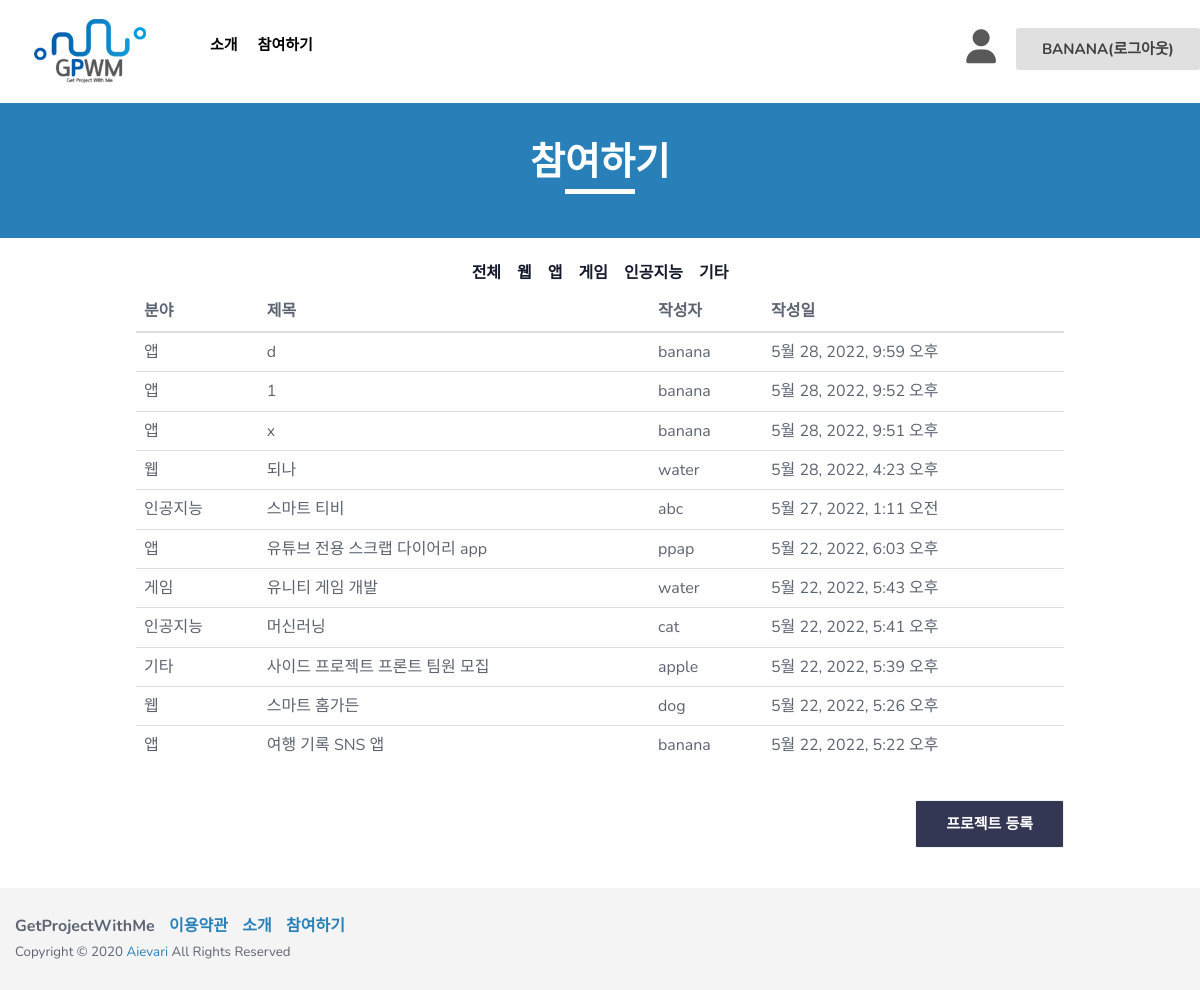
The app's page /board/ (signed in), older data.
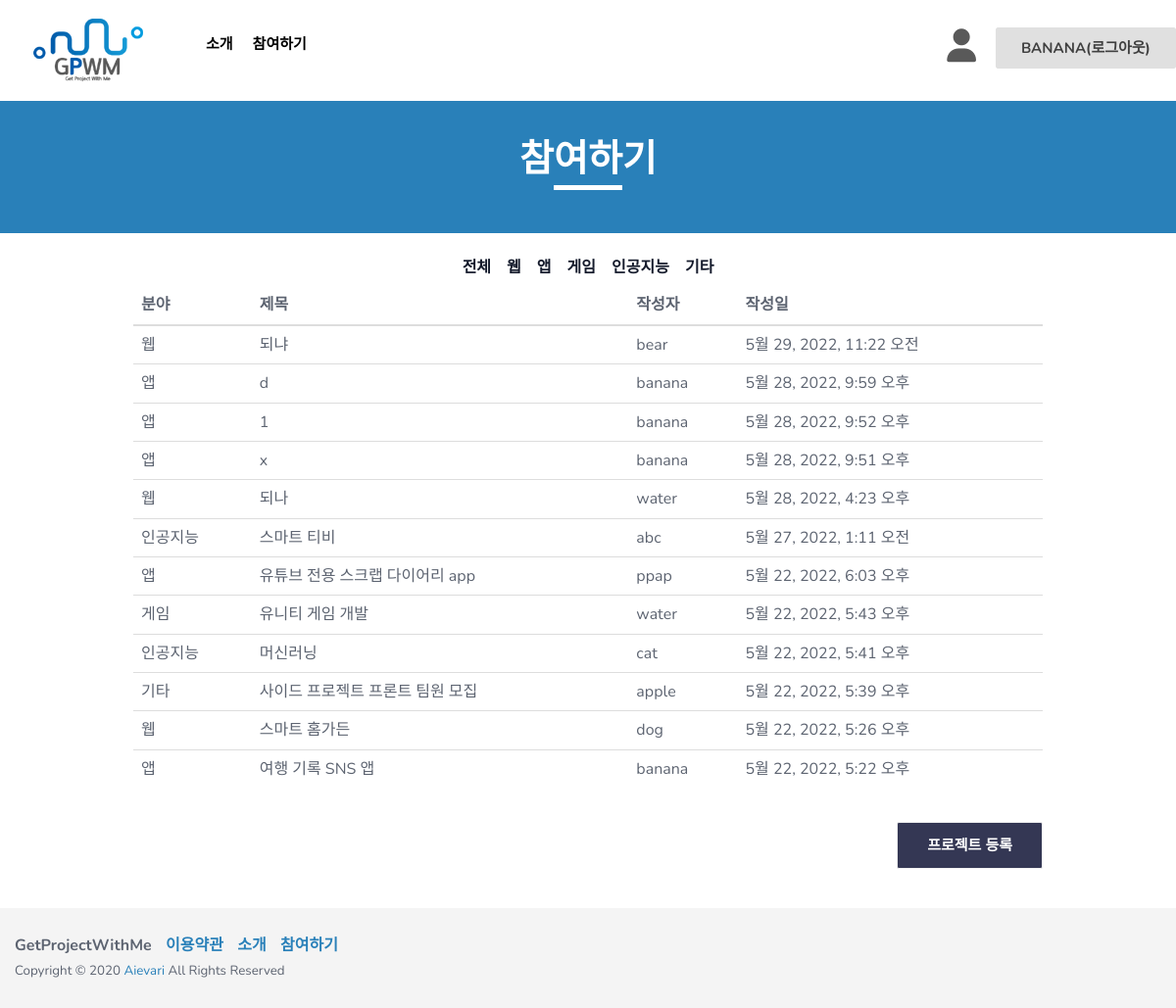
The same page, newer data.
### board/models.py (models this page shows, shortened)
class Writing(models.Model):
    TECHNICAL_CHOICES = {
       ('웹', '웹'),
       ('앱', '앱'),
       ('게임', '게임'),
       ('인공지능', '인공지능'),
       ('기타', '기타')
    }
    TOPIC_CHOICES = {
       ('생활', '생활'),
       ('업무', '업무'),
       ('공공/교통', '공공/교통'),
       ('금융/핀테크', '금융/핀테크'),
       ('의료', '의료'),
       ('교육', '교육'),
       ('유통/쇼핑', '유통/쇼핑'),
       ('엔터테인먼트', '엔터테인먼트'),
       ('기타', '기타')
    }
    IDENTITY_CHOICES = {
       ('학생', '학생'),
       ('취준생', '취준생'),
       ('직장인', '직장인'),
       ('기타','기타')
    }
    author = models.ForeignKey(User, on_delete=models.CASCADE, null=False)  # 유저모델과 연결!
    title = models.CharField(max_length=200, default = '') #프로젝트 개요
    technical_field = models.CharField(max_length=80, choices=TECHNICAL_CHOICES, default = '') #기술분야
    topic_area = models.CharField(max_length=80, choices=TOPIC_CHOICES, default = '')#주제영역
    content = models.TextField('프로젝트 개요서 첨부')  # 프로젝트 개요서 첨부
    team = models.CharField(max_length=30, default = '')#모집인원
    최종학력 = models.CharField(max_length=200, default = '')
    신분 = models.CharField(max_length=200, choices=IDENTITY_CHOICES, default = '')
    like = models.ManyToManyField(User, related_name='likes',blank=True)
    like_count = models.PositiveIntegerField(default=0) #0또는 양수만 받는 필드
    create_date = models.DateTimeField(auto_now_add=True)  # 글이 만들어지면 자동 작성.
    modify_date = models.DateTimeField(null=True, blank=True)  # 수정할 때마다 갱신.(뷰에서 제어)

### board/views.py (the view)
# urls.py: path('', views.list, name='list'),  # list를 보여주는 뷰와 연결한다.
def list(request):
    writing_list = Writing.objects.all()  # 객체들을 다 불러온다.
    writing_list = writing_list.order_by('-create_date')  # 만들어진 시간의 역으로 정렬한다.
    context = {'writing_list':writing_list,  # writing_list라는 키 안에 writing_list를 담는다.
               }
    return render(request, 'list.html', context)

### board/templates/list.html (shortened to what this page needs)
<!DOCTYPE html>
<html class="no-js" lang="en">
  <head>
    <link rel="stylesheet" href="/static/css/bootstrap.min.css" />
    <link rel="stylesheet" href="/static/css/owl.carousel.css" />
    <link rel="stylesheet" href="/static/css/owl.transitions.css" />
    <link rel="stylesheet" href="/static/css/animate.css" />
    <link rel="stylesheet" href="/static/css/meanmenu.min.css" />
    <link rel="stylesheet" href="/static/css/font-awesome.min.css" />
    <link rel="stylesheet" href="/static/css/themify-icons.css" />
    <link rel="stylesheet" href="/static/css/flaticon.css" />
    <link rel="stylesheet" href="/static/css/magnific.min.css" />
    <link rel="stylesheet" href="/static/css/style.css" />
    <link rel="stylesheet" href="/static/css/responsive.css" />
  </head>
  <body>
    <header class="header-one">
      <div id="sticker" class="header-area hidden-xs">
        <div class="container">
          <div class="row">
            <div class="col-md-12 col-sm-12">
              <div class="row">
                <div class="col-md-2 col-sm-3">
                  <div class="logo">
                    <a
                      class="navbar-brand page-scroll white-logo"
                      href="{% url "main" %}"
                    >
                      <img src="/static/img/logo/GPWM_logo.png" alt="" />
                    </a>
                  </div>
                </div>
                <div class="col-md-10 col-sm-9">
                  <div class="header-right-link usericonflex">
                    <div class="usericon">
                      {% if user.is_authenticated %}
                      <a class="pages iconcolor" href="{% url "mypage" %}"><i class="fa-solid fa-user"></i></a>
                      {% else %}
                      <a class="pages iconcolor" href="{% url "login" %}"><i class="fa-solid fa-user"></i></a>
                      {% endif %}
                    </div>
                    <div class="loginm">
                      {% if user.is_authenticated %}
                      <a class="s-menu" href="{% url "logout" %}">{{ user.username }}(로그아웃)</a>
                      {% else %}
                      <a class="s-menu" href="{% url "login" %}">로그인</a>
                      {% endif %}
                    </div>
                  </div>
                  <nav class="navbar navbar-default">
                    <div class="collapse navbar-collapse" id="navbar-example">
                      <div class="main-menu">
                        <ul class="nav navbar-nav navbar-right">
                          <li>
                            <a class="pages" href="{% url "introduce" %}">소개</a>
                          </li>
                          <li>
                            <a href="{% url "list" %}">참여하기</a>
                          </li>
                        </ul>
                      </div>
                    </div>
                  </nav>
                </div>
              </div>
            </div>
          </div>
        </div>
      </div>
    </header>
    <div class="page-area">
      <div class="breadcumb-overlay"></div>
      <div class="container">
        <div class="row">
          <div class="col-md-12 col-sm-12 col-xs-12">
            <div class="breadcrumb text-center">
              <div class="section-headline white-headline">
                <h3>참여하기</h3>
                <hr />
              </div>
            </div>
          </div>
        </div>
      </div>
    </div>
    <div class="page-area">
      <div class="breadcumb-overlay backcolorwhite"></div>
      <div class="container catecenter2">
        <div class="col-md-12 col-sm-12 col-xs-12 catecenter">
          <h6 class="h6mar">전체</h6>
          <h6 class="h6mar">웹</h6>
          <h6 class="h6mar">앱</h6>
          <h6 class="h6mar">게임</h6>
          <h6 class="h6mar">인공지능</h6>
          <h6 class="h6mar">기타</h6>
        </div>
      </div>
    </div>
    {% block content %}
    <div class="container conwidth">
      <div class="row">
        <div class="support-all">
          <table class="table">
              <thead class="thead-dark">
                <tr>
                  <th scope="col">분야</th>
                  <th scope="col">제목</th>
                  <th scope="col">작성자</th>
                  <th scope="col">작성일</th>
                </tr>
              </thead>
              <tbody>
                {% for writing in writing_list %}
                {% if user.is_authenticated %}
                <tr onclick="location.href='/board/posting/{{ writing.id }}/'">
                  <td>{{ writing.technical_field }}</td>
                  <td>{{ writing.title }}</td>
                  <td>{{ writing.author }}</td>
                  <td>{{ writing.create_date }}</td>
                </tr>
                {% endif %}
                {% endfor %}
              </tbody>
          </table>
        </div>
          <div class="col-md-12 col-sm-12 col-xs-12 disf">
            {% if user.is_authenticated %}
            <a id="signup" class="login-btn proenroll" href="{% url 'create' %}">프로젝트 등록</a>
            {% else %}
            <a id="signup" class="login-btn proenroll" href="{% url "login" %}">로그인 후 이용가능</a>
            {% endif %}
          </div>
          {% endblock %}
      </div>
    </div>
    <footer class="footer1">
      <div class="footer-area-bottom">
        <div class="container">
          <div class="row">
            <div class="col-md-6 col-sm-6 col-xs-12">
              <div class="copyright">
                <p class="fontwei">
                  <span>GetProjectWithMe</span>
                  <span><a href="#" class="colorblue">이용약관</a></span>
                  <span
                    ><a href="{% url "introduce" %}" class="colorblue">소개</a></span
                  >
                  <span
                    ><a href="{% url "list" %}" class="colorblue">참여하기</a></span
                  >
                </p>
                <p class="txtsiz">
                  Copyright © 2020
                  <a href="#">Aievari</a> All Rights Reserved
                </p>
              </div>
            </div>
          </div>
        </div>
      </div>
    </footer>
  </body>
</html>

### loginapp/static/css/style.css (style rules this page uses)
html, body { height: 100%; }
img { max-width: 100%; height: auto; }
p { margin: 0 0 9px; color: #5d6471; }
h1, h2, h3, h4, h5, h6 { font-family: "Nunito", sans-serif; margin: 0 0 15px; color: #151b2c; font-weight: 600; }
h3 { font-size: 30px; line-height: 38px; }
h6 { font-size: 16px; line-height: 28px; }
a { transition: all 0.3s ease 0s; text-decoration: none; }
body { background: #fff none repeat scroll 0 0; color: #5d6471; font-family: "Nunito", sans-serif; font-size: 16px; text-align: left; overflow-x: hidden; line-height: 26px; }
ul { list-style: outside none none; margin: 0; padding: 0; }
.navbar-collapse { padding-left: 0px; }
.white-headline h3 { color: #fff; }
.section-headline { padding-bottom: 40px; position: relative; }
.section-headline h3 { font-size: 40px; line-height: 46px; }
.header-one { position: absolute; top: 0; left: 0; width: 100%; height: auto; z-index: 999; }
.header-area { background: transparent; background-color: white; }
.logo { display: block; }
.logo a { display: inline-block; height: auto; padding: 18px 0; }
.main-menu ul.navbar-nav li { float: left; position: relative; }
.main-menu ul.navbar-nav li a { background: rgba(0, 0, 0, 0) none repeat scroll 0 0; color: black; font-size: 18px; font-weight: 700; padding: 38px 15px 25px 15px; text-transform: uppercase; position: relative; }
.navbar { border: medium none; margin-bottom: 0; }
.navbar-default { background: rgba(0, 0, 0, 0) none repeat scroll 0 0; }
.navbar.navbar-default { float: left; }
.header-right-link { float: right; padding: 30px 0px; margin-left: 60px; text-align: right; }
.s-menu { padding: 10px 25px; border: 1px solid #e0e0e0; background: #e0e0e0; color: #404040; transition: 0.4s; font-size: 15px; font-weight: 700; border-radius: 3px; text-transform: uppercase; }
.usericon { font-size: 40px; }
.colorblue { color: #2980b9; margin-left: 10px; }
.support-all { display: flex; justify-content: space-between; flex-wrap: wrap; }
.footer1 { background-repeat: no-repeat; background-position: center center; background-size: cover; z-index: 1; position: relative; overflow: hidden; }
.footer1::after { background: rgba(255, 255, 255, 0.98) none repeat scroll 0 0; position: absolute; content: ""; left: 0; top: 0; width: 100%; height: 100%; z-index: -1; }
.footer-area-bottom { padding: 25px 0; background: #f4f4f4; }
.copyright>p { margin-bottom: 0; color: #5d6471; }
.copyright a { color: #2980b9; }
.page-area { position: relative; }
.page-area { background-repeat: no-repeat; background-size: cover; background-position: top center; }
.breadcumb-overlay { position: absolute; background-color: #2980b9; top: 0; width: 100%; left: 0; height: 92%; }
.breadcrumb { padding: 87px 0px 20px; background-color: transparent; margin-bottom: 0; }
.breadcrumb .section-headline h3 { font-size: 38px; line-height: 42px; text-transform: uppercase; position: relative; top: 15px; font-weight: 700; padding: 40px 0px 0px 0px; }
.breadcrumb .section-headline { padding-bottom: 25px; }
.breadcrumb .section-headline h3::after { display: none; }
.breadcrumb .section-headline::after { display: none; }
.login-btn { padding: 10px 30px; border: 1px solid #2980b9; background: #2980b9; color: #fff; transition: 0.4s; font-size: 15px; font-weight: 700; border-radius: 2px; text-transform: uppercase; display: block; width: 100%; margin-top: 15px; }
.proenroll { border: 1px solid #f1f1f1; background: #343754; color: #fff; width: max-content; }
.usericon { margin-right: 20px; font-size: 34px; }
.usericonflex { display: flex; }
.loginm { margin-top: 6px; }
.iconcolor { color: #595959; }
.catecenter { display: flex; text-align: center; align-content: center; justify-content: center; }
.catecenter2 { display: flex; justify-content: center; }
.h6mar { margin: 0 8px; border-bottom: 5px solid #fff; }
.backcolorwhite { background-color: #fff; height: 100%; }
.conwidth { width: 80%; }
@media (min-width:768px) { .conwidth { width: 750px } }
@media (min-width:992px) { .conwidth { width: 921px } }
@media (min-width:1200px) { .conwidth { width: 928px } }
.txtsiz { font-size: smaller; }
.disf { display: flex; justify-content: flex-end; margin-bottom: 40px; }
.fontwei { font-weight: bold; }

### loginapp/static/css/responsive.css (style rules this page uses)
@media (min-width: 992px) and (max-width: 1269px) { .header-right-link { margin-left: 10px; } }
@media (min-width: 992px) and (max-width: 1269px) { .main-menu ul.navbar-nav li a { font-size: 15px; padding: 35px 10px; } }

Row changes from the older to the newer data that the page shows:
added Writing: technical_field "웹", title "되냐", author "bear", create_date "5월 29, 2022, 11:22 오전"
